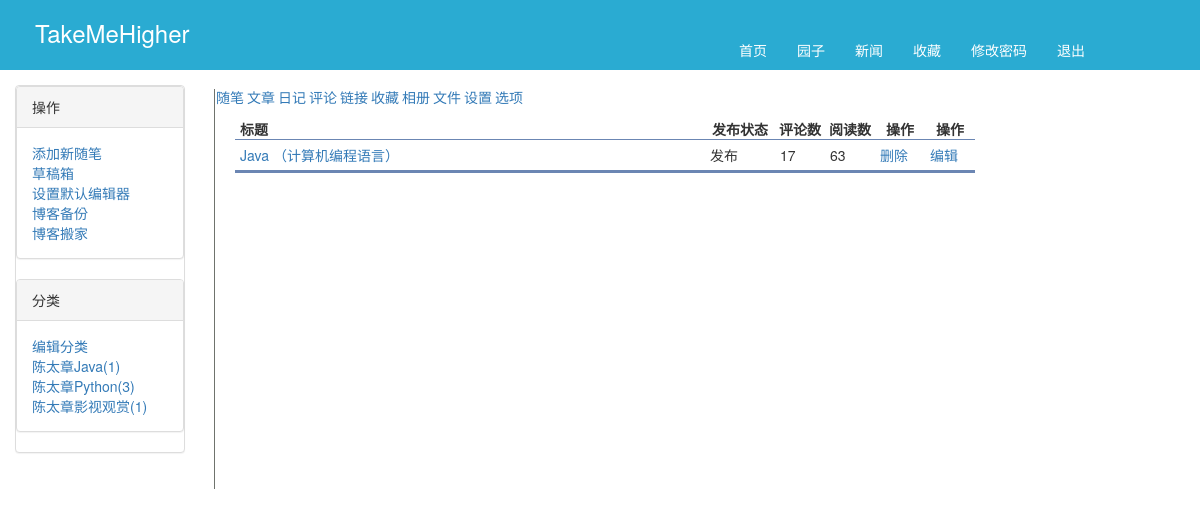
The page /backManage/articleCategory/陈太章Java/ (signed in) on the database its author committed.
### app01/models.py (models this page shows, shortened)
class Userinfo(AbstractUser):
    id=models.BigAutoField(primary_key=True)
    nickname=models.CharField(max_length=32,verbose_name="昵称")
    phone = models.CharField(max_length=11,blank=True,null=True,unique=True, verbose_name="电话")
    avatar = models.FileField(verbose_name='头像', upload_to='avatar', default="/avatar/default.png")
    registTime = models.DateTimeField(verbose_name="注册时间",auto_now_add=True)
    class Meta:
        verbose_name_plural="用户表"

class Category(models.Model):
    id = models.AutoField(primary_key=True)
    title = models.CharField(verbose_name='分类标题', max_length=32)
    blog = models.ForeignKey(verbose_name='所属博客', to='Blog', to_field='id')
    class Meta:
        verbose_name = 'category'
        verbose_name_plural = '文章分类表'
        ordering = ['title']

class Article(models.Model):
    id = models.BigAutoField(primary_key=True)
    title = models.CharField(max_length=50, verbose_name='文章标题')
    desc = models.CharField(max_length=255, verbose_name='文章描述')
    read_count = models.IntegerField(default=0,verbose_name='阅读数')
    comment_count = models.IntegerField(default=0,verbose_name="评论数")
    up_count = models.IntegerField(default=0,verbose_name="点赞数")
    down_count = models.IntegerField(default=0,verbose_name="差评数")
    create_time = models.DateTimeField(verbose_name='创建时间', auto_now_add=True)
    category = models.ForeignKey(verbose_name='文章类型', to='Category', to_field='id', null=True)
    user = models.ForeignKey(verbose_name='所属用户', to='Userinfo', to_field='id')
    tags = models.ManyToManyField(
        to="Tag",
        through='Article2Tag',
        through_fields=('article', 'tag'),
    )
    siteArticleCategory=models.ForeignKey(to="SiteArticleCategory",verbose_name="所属网站文章分类",null=True)
    def __str__(self):
        return self.title
    class Meta:
        verbose_name_plural="文章表"

### backManage/views.py (the view)
# urls.py: url(r'^articleCategory/(?P<category_title>.*)/$', views.articleCategory),
def articleCategory(request,category_title):
    print(category_title,"------------------")
    articles=models.Article.objects.filter(user=request.user,category__title=category_title).all()
    print(articles)
    return render(request,"backArticleCategory.html",{"articles":articles})

### templates/backArticleCategory.html
{%  extends "personalManage.html"  %}
{%  block table_tbody %}
 {% for article in articles %}
                           <tr>
                            <td class="post-tilte">
                                <a href="/blog/{{ request.user.username }}/p/{{ article.id }}/" class="post_title">{{ article.title }}</a>
                            </td>
                            <td>发布</td>
                           <td>{{ article.comment_count }}</td>
                           <td>{{ article.read_count }}</td>
                           <td ><a href="" class="delArticle" article_id="{{ article.id }}">删除</a></td>
                           <td><a href="/backManage/editArticle/{{ article.id }}/">编辑</a></td>
                           </tr>
                        {% endfor %}
{% endblock table_tbody %}

### templates/personalManage.html (shortened to what this page needs)
<!DOCTYPE html>
<html lang="en">
<head>
    <link rel="stylesheet" href="/static/bootstrap-3.3.7-dist/css/bootstrap.min.css">
    <link rel="stylesheet" href="/static/css/personalManage.css">
</head>
<body>
<nav class="navbar  navbar-fixed-top">
    <div class="container-fluid ">
        <div class=" navbar-header" id="navbar-user-nickname">
            <a href="/blog/{{ user.username }}" style="color: white;text-decoration: none"> {{ user.nickname }}</a>
        </div>
        <div class="collapse navbar-collapse" id="bs-example-navbar-collapse-1">
            <ul class="nav navbar-nav navbar-right" id="navList">
                <li><a href="/">首页</a></li>
                <li><a href="#">园子</a></li>
                <li><a href="#">新闻</a></li>
                <li><a href="#">收藏</a></li>
                <li><a href="/changePassword/">修改密码</a></li>
                <li><a href="/logout/">退出</a></li>
            </ul>
        </div>
    </div>
</nav>
<div class="container-fluid" id="content_div">
    <div class="row">
        <div class="col-md-2" id="left_content">
            <div class="panel panel-default">
                <div class="panel panel-default">
                    <div class="panel-heading ">操作</div>
                    <div class="panel-body">
                        <div><a href="/backManage/addArticle/">添加新随笔</a></div>
                        <div><a href="">草稿箱</a></div>
                        <div><a href="">设置默认编辑器</a></div>
                        <div><a href="">博客备份</a></div>
                        <div><a href="">博客搬家</a></div>
                    </div>
                </div>
                <div class="panel panel-default">
                    <div class="panel-heading ">分类</div>
                    <div class="panel-body">
                        <div><a href="/backManage/categotyEdit/">编辑分类</a></div>
                        {% for category in request.user.blog.category_set.all %}
                            <div><a href="/backManage/articleCategory/{{ category.title }}/">{{ category.title }}({{ category.article_set.count }})</a></div>
                        {% endfor %}
                    </div>
                </div>
            </div>
        </div>
        <div class="col-md-8" id="main_content">
        {% block content %}
            <div id="tab_nav">
                <ul>
                    <li><a id="TabPosts" href="" class="current_nav">随笔</a></li>
                    <li><a id="TabArticles" href="">文章</a></li>
                    <li><a id="TabDiary" href="">日记</a></li>
                    <li><a id="TabFeedback" href="">评论</a></li>
                    <li><a id="TabLinks" href="">链接</a></li>
                    <li><a id="TabFavorites" href="">收藏</a></li>
                    <li><a id="TabGalleries" href="x">相册</a></li>
                    <li><a id="TabFiles" href="">文件</a></li>
                    <li><a id="TabConfigure" href="">设置</a></li>
                    <li><a id="TabPreferences" href="">选项</a></li>
                </ul>
            </div>
            <div id="content_area">
                <div id="post_list">
                    <table cellpadding="0" cellspacing="0" border="0">
                        <tbody class="table-hover">
                        <tr>
                            <th class="post-title">标题</th>
                            <th class="publish-status">发布状态</th>
                            <th>评论数</th>
                            <th>阅读数</th>
                            <th>操作</th>
                            <th>操作</th>
                        </tr>
                        {% block table_tbody %}{% endblock table_tbody %}
                        </tbody>
                    </table>
                </div>
            </div>
        {% endblock %}
        </div>
    </div>
</div>
</body>
</html>

### app01/static/css/personalManage.css (style rules this page uses)
.navbar { background-color: #2aabd2; height: 70px; }
#navbar-user-nickname { font-size: 24px; margin-top: 16px; margin-left: 20px; }
#navList { padding-right: 100px; margin-top: 25px; }
#navList >li >a { color: white; }
#content_div { margin-top: 85px; }
#tab_nav { font-size: 14px; padding: 2px; margin-left: -1px; }
#tab_nav ul { float: left; margin-bottom: -1px; list-style: none; padding-left: 0; }
#tab_nav li { float: left; margin-right: 3px; padding: 0; }
li { display: list-item; text-align: -webkit-match-parent; }
#content_area { padding: 10px; min-height: 400px; border-left: 1px solid #6f736d; margin-left: -1px; }
#post_list { margin-top: 20px; margin-left: 10px; }
#post_list table { border-bottom: 3px solid #6b86b3; margin: 0 0 8px 0; width: 100%; }
table { border-collapse: collapse; border-spacing: 0; background-color: transparent; }
tbody { display: table-row-group; vertical-align: middle; border-color: inherit; }
tr { display: table-row; vertical-align: inherit; border-color: inherit; }
th { text-align: left; font-weight: bold; }
td, th { display: table-cell; vertical-align: inherit; }
td a { background-color: transparent; color: #337ab7; text-decoration: none; }
#post_list .post-title { text-align: left; }
#post_list td { padding: 5px; border-bottom: 1px solid #e6e6e6; height: 22px; }
#post_list table th.post-title { width: auto; padding-left: 5px; }
#post_list table th { font-weight: bold; color: inherit; border-bottom: 1px solid #6b86b3; width: 50px; text-align: center; }
#post_list table th.publish-status { width: 70px; }

### rows shown on the page
Userinfo: nickname "TakeMeHigher"
Category: title "陈太章Java", article_set.count "1"
Category: title "陈太章Python", article_set.count "3"
Category: title "陈太章影视观赏", article_set.count "1"
Article: title "Java （计算机编程语言）", comment_count "17", read_count "63"
